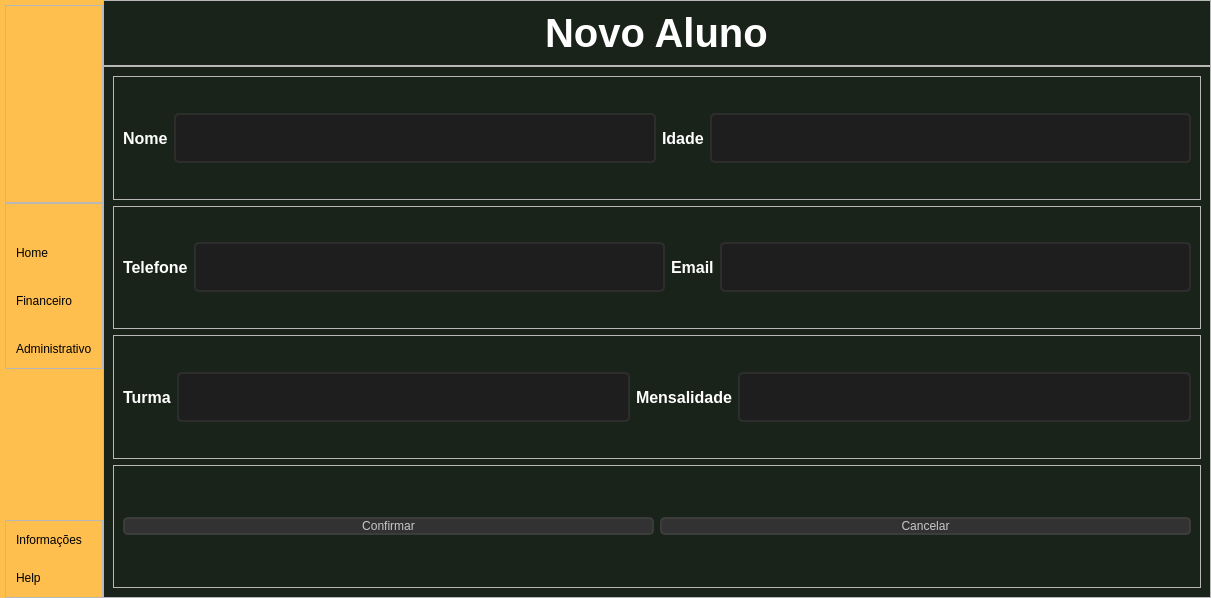
<?xml version="1.0" encoding="UTF-8"?>
<ui version="4.0">
 <class>newAluno</class>
 <widget class="QDialog" name="newAluno">
  <property name="geometry">
   <rect>
    <x>0</x>
    <y>0</y>
    <width>1211</width>
    <height>598</height>
   </rect>
  </property>
  <property name="windowTitle">
   <string>Dialog</string>
  </property>
  <layout class="QGridLayout" name="gridLayout">
   <property name="leftMargin">
    <number>0</number>
   </property>
   <property name="topMargin">
    <number>0</number>
   </property>
   <property name="rightMargin">
    <number>0</number>
   </property>
   <property name="bottomMargin">
    <number>0</number>
   </property>
   <property name="spacing">
    <number>0</number>
   </property>
   <item row="0" column="0">
    <widget class="QWidget" name="widget" native="true">
     <property name="styleSheet">
      <string notr="true"/>
     </property>
     <layout class="QHBoxLayout" name="horizontalLayout">
      <property name="spacing">
       <number>0</number>
      </property>
      <property name="leftMargin">
       <number>0</number>
      </property>
      <property name="topMargin">
       <number>0</number>
      </property>
      <property name="rightMargin">
       <number>0</number>
      </property>
      <property name="bottomMargin">
       <number>0</number>
      </property>
      <item alignment="Qt::AlignLeft">
       <widget class="QWidget" name="leftMenu" native="true">
        <property name="styleSheet">
         <string notr="true">#leftMenu
{
	
	background-color: rgb(254, 191, 78);
}</string>
        </property>
        <layout class="QVBoxLayout" name="verticalLayout_2">
         <property name="spacing">
          <number>0</number>
         </property>
         <property name="leftMargin">
          <number>5</number>
         </property>
         <property name="topMargin">
          <number>0</number>
         </property>
         <property name="rightMargin">
          <number>0</number>
         </property>
         <property name="bottomMargin">
          <number>0</number>
         </property>
         <item alignment="Qt::AlignLeft">
          <widget class="QWidget" name="leftMenuSub" native="true">
           <layout class="QVBoxLayout" name="verticalLayout_3">
            <property name="spacing">
             <number>0</number>
            </property>
            <property name="leftMargin">
             <number>0</number>
            </property>
            <property name="topMargin">
             <number>5</number>
            </property>
            <property name="rightMargin">
             <number>0</number>
            </property>
            <property name="bottomMargin">
             <number>0</number>
            </property>
            <item>
             <widget class="QFrame" name="frame">
              <property name="frameShape">
               <enum>QFrame::StyledPanel</enum>
              </property>
              <property name="frameShadow">
               <enum>QFrame::Raised</enum>
              </property>
              <layout class="QHBoxLayout" name="horizontalLayout_2">
               <property name="spacing">
                <number>0</number>
               </property>
               <property name="leftMargin">
                <number>0</number>
               </property>
               <property name="topMargin">
                <number>0</number>
               </property>
               <property name="rightMargin">
                <number>0</number>
               </property>
               <property name="bottomMargin">
                <number>0</number>
               </property>
               <item alignment="Qt::AlignLeft">
                <widget class="QLabel" name="logo">
                 <property name="maximumSize">
                  <size>
                   <width>166</width>
                   <height>56</height>
                  </size>
                 </property>
                 <property name="styleSheet">
                  <string notr="true">#logo
{
	backgroud-repeat: no-repeat;
backgroud-position: center;
}</string>
                 </property>
                 <property name="text">
                  <string/>
                 </property>
                 <property name="pixmap">
                  <pixmap>../imgplural/nova.png</pixmap>
                 </property>
                 <property name="scaledContents">
                  <bool>true</bool>
                 </property>
                </widget>
               </item>
              </layout>
             </widget>
            </item>
            <item alignment="Qt::AlignTop">
             <widget class="QFrame" name="frame_2">
              <property name="sizePolicy">
               <sizepolicy hsizetype="Preferred" vsizetype="Preferred">
                <horstretch>0</horstretch>
                <verstretch>0</verstretch>
               </sizepolicy>
              </property>
              <property name="frameShape">
               <enum>QFrame::StyledPanel</enum>
              </property>
              <property name="frameShadow">
               <enum>QFrame::Raised</enum>
              </property>
              <layout class="QVBoxLayout" name="verticalLayout_4">
               <property name="spacing">
                <number>0</number>
               </property>
               <property name="leftMargin">
                <number>0</number>
               </property>
               <property name="topMargin">
                <number>10</number>
               </property>
               <property name="rightMargin">
                <number>0</number>
               </property>
               <property name="bottomMargin">
                <number>10</number>
               </property>
               <item>
                <widget class="QPushButton" name="homeButton">
                 <property name="toolTip">
                  <string>Home</string>
                 </property>
                 <property name="styleSheet">
                  <string notr="true">#homeButton
{
	border: none;
	backgroud-color: transparent;
	backgroud: none;
	padding: 2px 10px;
	margin: 0;
	text-align: left;
	margin-top: 30px
}</string>
                 </property>
                 <property name="text">
                  <string>Home</string>
                 </property>
                 <property name="icon">
                  <iconset>
                   <normaloff>../imgplural/feather/home.svg</normaloff>../imgplural/feather/home.svg</iconset>
                 </property>
                 <property name="iconSize">
                  <size>
                   <width>24</width>
                   <height>24</height>
                  </size>
                 </property>
                </widget>
               </item>
               <item>
                <widget class="QPushButton" name="finButton">
                 <property name="toolTip">
                  <string>Financeiro</string>
                 </property>
                 <property name="styleSheet">
                  <string notr="true">#finButton
{
	border: none;
	backgroud-color: transparent;
	backgroud: none;
	padding: 2px 10px;
	margin: 0;
	text-align: left;
	margin-top: 30px
}</string>
                 </property>
                 <property name="text">
                  <string>Financeiro</string>
                 </property>
                 <property name="icon">
                  <iconset>
                   <normaloff>../imgplural/feather/dollar-sign.svg</normaloff>../imgplural/feather/dollar-sign.svg</iconset>
                 </property>
                 <property name="iconSize">
                  <size>
                   <width>24</width>
                   <height>24</height>
                  </size>
                 </property>
                </widget>
               </item>
               <item>
                <widget class="QPushButton" name="admButton">
                 <property name="toolTip">
                  <string>Administrativo</string>
                 </property>
                 <property name="styleSheet">
                  <string notr="true">#admButton
{
	border: none;
	backgroud-color: transparent;
	backgroud: none;
	margin: 0;
	text-align: left;
	padding: 2px 10px;
	margin-top: 30px
}</string>
                 </property>
                 <property name="text">
                  <string>Administrativo</string>
                 </property>
                 <property name="icon">
                  <iconset>
                   <normaloff>../imgplural/feather/archive.svg</normaloff>../imgplural/feather/archive.svg</iconset>
                 </property>
                 <property name="iconSize">
                  <size>
                   <width>24</width>
                   <height>24</height>
                  </size>
                 </property>
                </widget>
               </item>
              </layout>
             </widget>
            </item>
            <item alignment="Qt::AlignBottom">
             <widget class="QFrame" name="frame_3">
              <property name="frameShape">
               <enum>QFrame::StyledPanel</enum>
              </property>
              <property name="frameShadow">
               <enum>QFrame::Raised</enum>
              </property>
              <layout class="QVBoxLayout" name="verticalLayout_5">
               <property name="spacing">
                <number>0</number>
               </property>
               <property name="leftMargin">
                <number>0</number>
               </property>
               <property name="topMargin">
                <number>10</number>
               </property>
               <property name="rightMargin">
                <number>0</number>
               </property>
               <property name="bottomMargin">
                <number>10</number>
               </property>
               <item>
                <widget class="QPushButton" name="infoButton">
                 <property name="toolTip">
                  <string>Help</string>
                 </property>
                 <property name="styleSheet">
                  <string notr="true">#infoButton
{
	border: none;
	backgroud-color: transparent;
	backgroud: none;
	padding: 2px 10px;
	margin: 0;
	text-align: left;
}</string>
                 </property>
                 <property name="text">
                  <string>Informações</string>
                 </property>
                 <property name="icon">
                  <iconset>
                   <normaloff>../imgplural/feather/info.svg</normaloff>../imgplural/feather/info.svg</iconset>
                 </property>
                 <property name="iconSize">
                  <size>
                   <width>24</width>
                   <height>24</height>
                  </size>
                 </property>
                </widget>
               </item>
               <item>
                <widget class="QPushButton" name="helpButton">
                 <property name="toolTip">
                  <string>Help</string>
                 </property>
                 <property name="styleSheet">
                  <string notr="true">#helpButton
{
	border: none;
	backgroud-color: transparent;
	backgroud: none;
	padding: 2px 10px;
	margin: 0;
	text-align: left;
	margin-top: 20px
}</string>
                 </property>
                 <property name="text">
                  <string>Help</string>
                 </property>
                 <property name="icon">
                  <iconset>
                   <normaloff>../imgplural/feather/help-circle.svg</normaloff>../imgplural/feather/help-circle.svg</iconset>
                 </property>
                 <property name="iconSize">
                  <size>
                   <width>24</width>
                   <height>24</height>
                  </size>
                 </property>
                </widget>
               </item>
              </layout>
             </widget>
            </item>
           </layout>
          </widget>
         </item>
        </layout>
       </widget>
      </item>
      <item>
       <widget class="QWidget" name="rightMenu" native="true">
        <property name="sizePolicy">
         <sizepolicy hsizetype="Expanding" vsizetype="Preferred">
          <horstretch>0</horstretch>
          <verstretch>0</verstretch>
         </sizepolicy>
        </property>
        <property name="maximumSize">
         <size>
          <width>16777215</width>
          <height>16777215</height>
         </size>
        </property>
        <property name="styleSheet">
         <string notr="true">#rightMenu
{
	
	background-color: rgb(26, 35, 25);
}</string>
        </property>
        <layout class="QVBoxLayout" name="verticalLayout_11">
         <property name="spacing">
          <number>0</number>
         </property>
         <property name="leftMargin">
          <number>0</number>
         </property>
         <property name="topMargin">
          <number>0</number>
         </property>
         <property name="rightMargin">
          <number>0</number>
         </property>
         <property name="bottomMargin">
          <number>0</number>
         </property>
         <item>
          <widget class="QFrame" name="frame_6">
           <property name="frameShape">
            <enum>QFrame::StyledPanel</enum>
           </property>
           <property name="frameShadow">
            <enum>QFrame::Raised</enum>
           </property>
           <layout class="QVBoxLayout" name="verticalLayout_12">
            <item alignment="Qt::AlignHCenter">
             <widget class="QLabel" name="label_6">
              <property name="font">
               <font>
                <pointsize>30</pointsize>
                <bold>true</bold>
               </font>
              </property>
              <property name="styleSheet">
               <string notr="true">#label_6
{
	text-align: center;
	color: rgb(255, 255, 255);
}</string>
              </property>
              <property name="text">
               <string>Novo Aluno</string>
              </property>
             </widget>
            </item>
           </layout>
          </widget>
         </item>
         <item>
          <widget class="QWidget" name="widget_2" native="true">
           <property name="sizePolicy">
            <sizepolicy hsizetype="Preferred" vsizetype="Expanding">
             <horstretch>0</horstretch>
             <verstretch>0</verstretch>
            </sizepolicy>
           </property>
           <layout class="QVBoxLayout" name="verticalLayout">
            <property name="spacing">
             <number>0</number>
            </property>
            <property name="leftMargin">
             <number>0</number>
            </property>
            <property name="topMargin">
             <number>0</number>
            </property>
            <property name="rightMargin">
             <number>0</number>
            </property>
            <property name="bottomMargin">
             <number>0</number>
            </property>
            <item>
             <widget class="QFrame" name="frame_4">
              <property name="frameShape">
               <enum>QFrame::StyledPanel</enum>
              </property>
              <property name="frameShadow">
               <enum>QFrame::Raised</enum>
              </property>
              <layout class="QVBoxLayout" name="verticalLayout_6">
               <item>
                <widget class="QFrame" name="frame_11">
                 <property name="frameShape">
                  <enum>QFrame::StyledPanel</enum>
                 </property>
                 <property name="frameShadow">
                  <enum>QFrame::Raised</enum>
                 </property>
                 <layout class="QHBoxLayout" name="horizontalLayout_7">
                  <item>
                   <widget class="QLabel" name="labelNome">
                    <property name="font">
                     <font>
                      <pointsize>12</pointsize>
                      <bold>true</bold>
                     </font>
                    </property>
                    <property name="styleSheet">
                     <string notr="true">#labelNome
{
	color: rgb(255, 255, 255)
}</string>
                    </property>
                    <property name="text">
                     <string>Nome</string>
                    </property>
                   </widget>
                  </item>
                  <item>
                   <widget class="QLineEdit" name="lineEditNome">
                    <property name="styleSheet">
                     <string notr="true">#lineEditNome
{
	border: 2px solid rgb(45, 45, 45);
	border-radius: 5px;
	padding: 15px;
	background-color: rgb(30, 30, 30);
	
	color: rgb(100, 100, 100);
}

#lineEditNome:focus
{
	
	color: rgb(200, 200, 200);
}
</string>
                    </property>
                    <property name="text">
                     <string/>
                    </property>
                   </widget>
                  </item>
                  <item>
                   <widget class="QLabel" name="labelIdade">
                    <property name="font">
                     <font>
                      <pointsize>12</pointsize>
                      <bold>true</bold>
                     </font>
                    </property>
                    <property name="styleSheet">
                     <string notr="true">#labelIdade

{
	color: rgb(255, 255, 255)
}</string>
                    </property>
                    <property name="text">
                     <string>Idade</string>
                    </property>
                   </widget>
                  </item>
                  <item>
                   <widget class="QLineEdit" name="lineEditIdade">
                    <property name="styleSheet">
                     <string notr="true">#lineEditIdade
{
	border: 2px solid rgb(45, 45, 45);
	border-radius: 5px;
	padding: 15px;
	background-color: rgb(30, 30, 30);
	
	color: rgb(100, 100, 100);
}

#lineEditIdade:focus
{
	
	color: rgb(200, 200, 200);
}
</string>
                    </property>
                   </widget>
                  </item>
                 </layout>
                </widget>
               </item>
               <item>
                <widget class="QFrame" name="frame_7">
                 <property name="frameShape">
                  <enum>QFrame::StyledPanel</enum>
                 </property>
                 <property name="frameShadow">
                  <enum>QFrame::Raised</enum>
                 </property>
                 <layout class="QHBoxLayout" name="horizontalLayout_5">
                  <item>
                   <widget class="QLabel" name="labelTelefone">
                    <property name="font">
                     <font>
                      <pointsize>12</pointsize>
                      <bold>true</bold>
                     </font>
                    </property>
                    <property name="styleSheet">
                     <string notr="true">#labelTelefone

{
	color: rgb(255, 255, 255)
}</string>
                    </property>
                    <property name="text">
                     <string>Telefone</string>
                    </property>
                   </widget>
                  </item>
                  <item>
                   <widget class="QLineEdit" name="lineEditTelefone">
                    <property name="styleSheet">
                     <string notr="true">#lineEditTelefone
{
	border: 2px solid rgb(45, 45, 45);
	border-radius: 5px;
	padding: 15px;
	background-color: rgb(30, 30, 30);
	
	color: rgb(100, 100, 100);
}

#lineEditTelefone:focus
{
	
	color: rgb(200, 200, 200);
}
</string>
                    </property>
                   </widget>
                  </item>
                  <item>
                   <widget class="QLabel" name="labelEmail">
                    <property name="font">
                     <font>
                      <pointsize>12</pointsize>
                      <bold>true</bold>
                     </font>
                    </property>
                    <property name="styleSheet">
                     <string notr="true">#labelEmail

{
	color: rgb(255, 255, 255)
}</string>
                    </property>
                    <property name="text">
                     <string>Email</string>
                    </property>
                   </widget>
                  </item>
                  <item>
                   <widget class="QLineEdit" name="lineEditEmail">
                    <property name="styleSheet">
                     <string notr="true">#lineEditEmail
{
	border: 2px solid rgb(45, 45, 45);
	border-radius: 5px;
	padding: 15px;
	background-color: rgb(30, 30, 30);
	
	color: rgb(100, 100, 100);
}

#lineEditEmail:focus
{
	
	color: rgb(200, 200, 200);
}
</string>
                    </property>
                   </widget>
                  </item>
                 </layout>
                </widget>
               </item>
               <item>
                <widget class="QFrame" name="frame_5">
                 <property name="frameShape">
                  <enum>QFrame::StyledPanel</enum>
                 </property>
                 <property name="frameShadow">
                  <enum>QFrame::Raised</enum>
                 </property>
                 <layout class="QHBoxLayout" name="horizontalLayout_6">
                  <item>
                   <widget class="QLabel" name="labelTurma">
                    <property name="font">
                     <font>
                      <pointsize>12</pointsize>
                      <bold>true</bold>
                     </font>
                    </property>
                    <property name="styleSheet">
                     <string notr="true">#labelTurma
{
	color: rgb(255, 255, 255)
}</string>
                    </property>
                    <property name="text">
                     <string>Turma</string>
                    </property>
                   </widget>
                  </item>
                  <item>
                   <widget class="QLineEdit" name="lineEditTurma">
                    <property name="styleSheet">
                     <string notr="true">#lineEditTurma
{
	border: 2px solid rgb(45, 45, 45);
	border-radius: 5px;
	padding: 15px;
	background-color: rgb(30, 30, 30);
	
	color: rgb(100, 100, 100);
}

#lineEditTurma:focus
{
	
	color: rgb(200, 200, 200);
}
</string>
                    </property>
                   </widget>
                  </item>
                  <item>
                   <widget class="QLabel" name="labelMensal">
                    <property name="font">
                     <font>
                      <pointsize>12</pointsize>
                      <bold>true</bold>
                     </font>
                    </property>
                    <property name="styleSheet">
                     <string notr="true">#labelMensal
{
	color: rgb(255, 255, 255)
}</string>
                    </property>
                    <property name="text">
                     <string>Mensalidade</string>
                    </property>
                   </widget>
                  </item>
                  <item>
                   <widget class="QLineEdit" name="lineEditMensal">
                    <property name="styleSheet">
                     <string notr="true">#lineEditMensal
{
	border: 2px solid rgb(45, 45, 45);
	border-radius: 5px;
	padding: 15px;
	background-color: rgb(30, 30, 30);
	
	color: rgb(100, 100, 100);
}

#lineEditMensal:focus
{
	
	color: rgb(200, 200, 200);
}
</string>
                    </property>
                   </widget>
                  </item>
                 </layout>
                </widget>
               </item>
               <item>
                <widget class="QFrame" name="frame_12">
                 <property name="frameShape">
                  <enum>QFrame::StyledPanel</enum>
                 </property>
                 <property name="frameShadow">
                  <enum>QFrame::Raised</enum>
                 </property>
                 <layout class="QHBoxLayout" name="horizontalLayout_9">
                  <item>
                   <widget class="QPushButton" name="addAlunoBtn">
                    <property name="styleSheet">
                     <string notr="true">#addAlunoBtn
{
	background-color: rgb(50, 50, 50);
	border: 2px solid rgb(60, 60, 60);
	border-radius: 5px;
	
	color: rgb(200, 200, 200);
}

#addAlunoBtn:hover
{
	background-color: rgb(60, 60, 60);
	border: 2px solid rgb(70, 70, 70);
}

#addAlunoBtn:pressed
{
	background-color: rgb(200, 200, 200);

	
	color: rgb(35, 35, 35);
}</string>
                    </property>
                    <property name="text">
                     <string>Confirmar</string>
                    </property>
                   </widget>
                  </item>
                  <item>
                   <widget class="QPushButton" name="cancelarAlunoBtn">
                    <property name="styleSheet">
                     <string notr="true">#cancelarAlunoBtn
{
	background-color: rgb(50, 50, 50);
	border: 2px solid rgb(60, 60, 60);
	border-radius: 5px;
	
	color: rgb(200, 200, 200);
}

##cancelarAlunoBtn:hover
{
	background-color: rgb(60, 60, 60);
	border: 2px solid rgb(70, 70, 70);
}

##cancelarAlunoBtn:pressed
{
	background-color: rgb(200, 200, 200);

	
	color: rgb(35, 35, 35);
}</string>
                    </property>
                    <property name="text">
                     <string>Cancelar</string>
                    </property>
                   </widget>
                  </item>
                 </layout>
                </widget>
               </item>
              </layout>
             </widget>
            </item>
           </layout>
          </widget>
         </item>
        </layout>
       </widget>
      </item>
     </layout>
    </widget>
   </item>
  </layout>
 </widget>
 <resources/>
 <connections/>
</ui>
